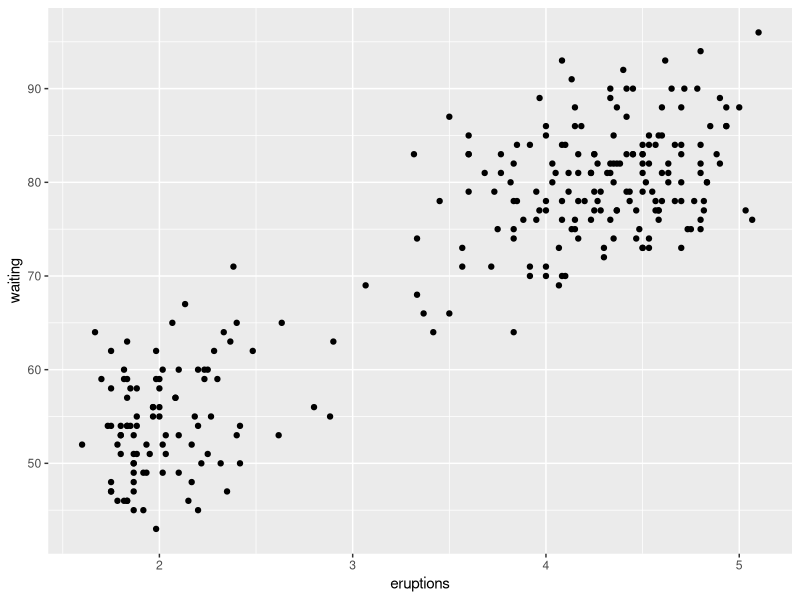
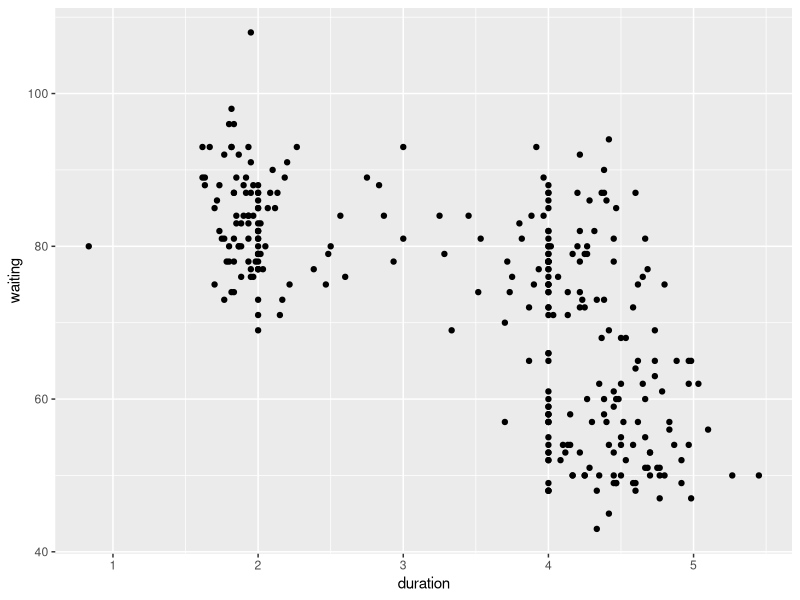
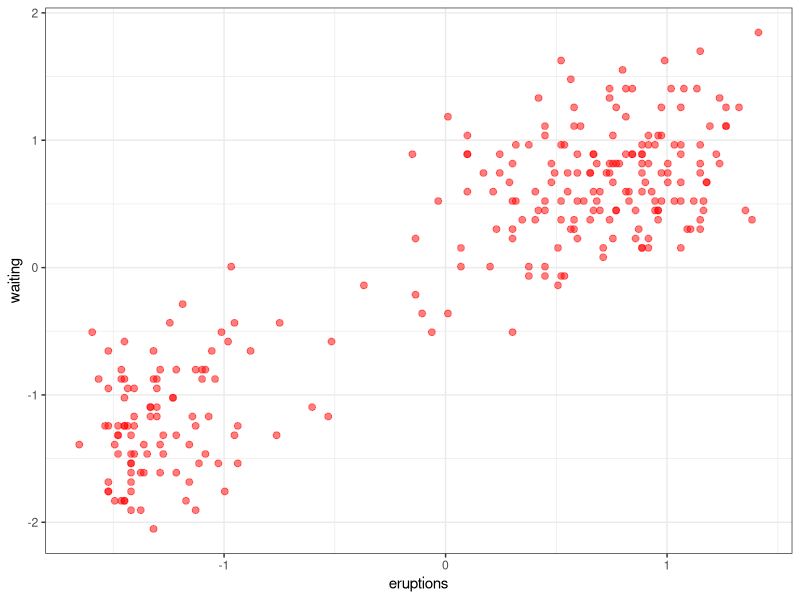
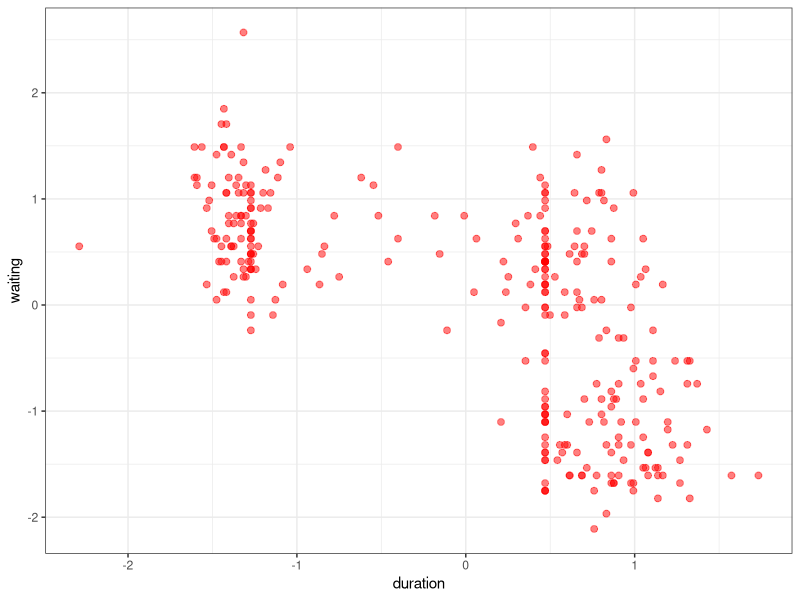
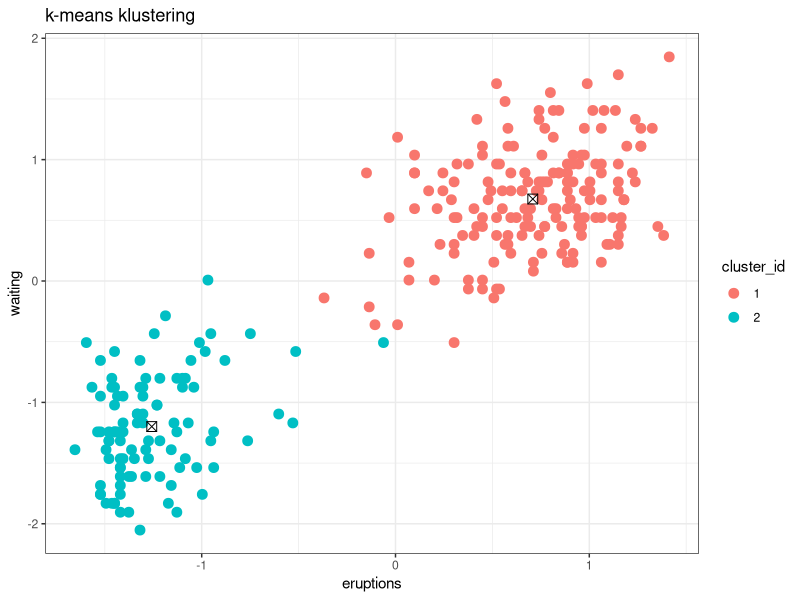
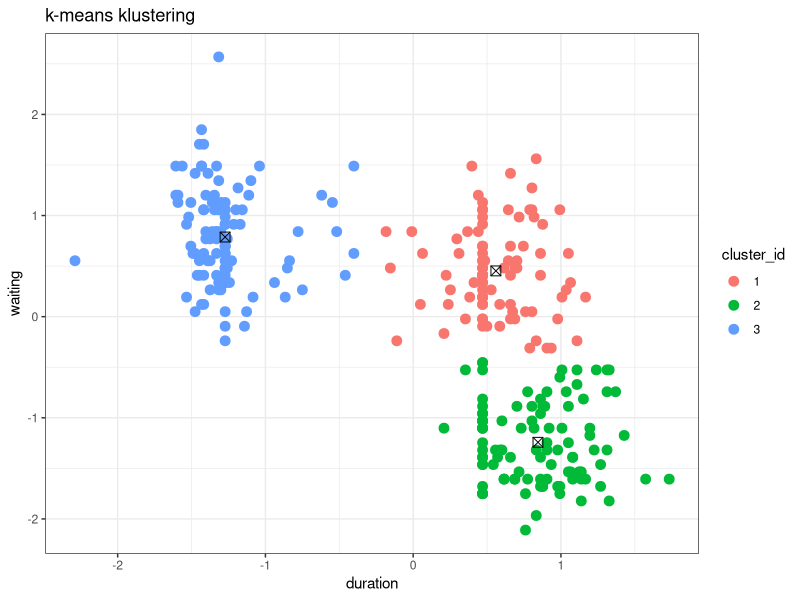
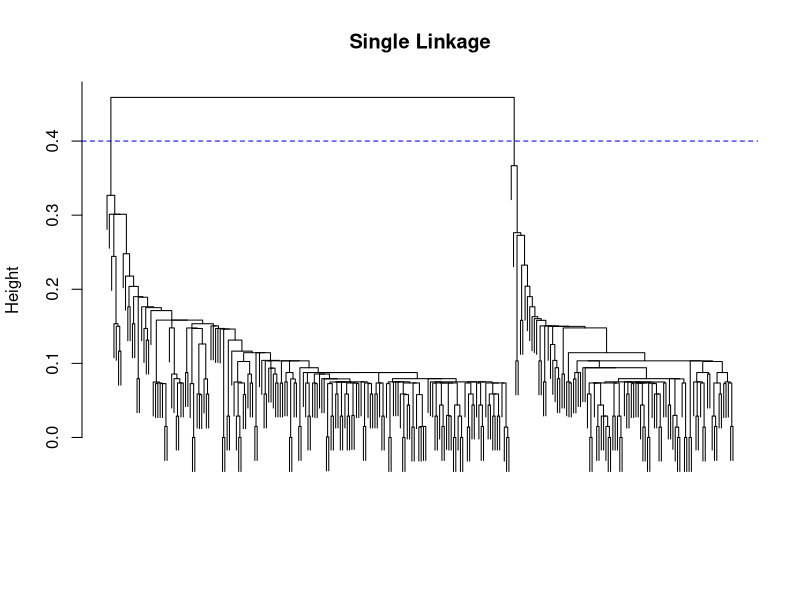
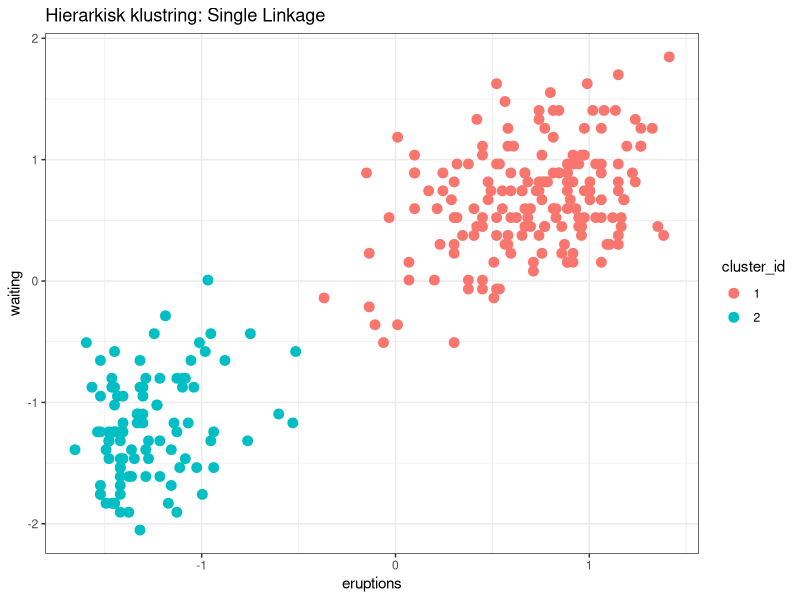

Here is the R script that generated these plots, in order:
#-------------------------------------------------------------------------------
#-------------------------------------------------------------------------------
# Testar att klustring på två olika dataset: faithful och geyser
#-------------------------------------------------------------------------------
#-------------------------------------------------------------------------------

# rensar i den globala miljön:
rm(list=ls())

#-------------------------------------------------------------------------------
# Data 1: faithful
#-------------------------------------------------------------------------------
library(ggplot2)
?faithful
ggplot(data = faithful) + 
  geom_point(mapping = aes(x = eruptions, y = waiting))

#-------------------------------------------------------------------------------
# Data 2: geyser
#-------------------------------------------------------------------------------
library(MASS)
?geyser
ggplot(data = geyser) + 
  geom_point(mapping = aes(x = duration, y = waiting))



#-------------------------------------------------------------------------------
# Bearbetning 
#-------------------------------------------------------------------------------


D1<-as.data.frame(scale(faithful)[,])
head(D1)
# standarisera och plotta
ggplot(data = D1,aes(x=eruptions,y=waiting))+geom_point(alpha=0.5,col="red",size=2)+theme_bw()

apply(D1,2,sd)
apply(D1,2,mean)


D2<-as.data.frame(scale(geyser)[,])
head(D2)
# standarisera och plotta
ggplot(data = D2,aes(x=duration,y=waiting))+geom_point(alpha=0.5,col="red",size=2)+theme_bw()

apply(D2,2,sd)
apply(D2,2,mean)

#-------------------------------------------------------------------------------
# k-means: faithful
#-------------------------------------------------------------------------------

# vi ser två naturliga kluster i data

set.seed(100)
K<-2 
# vi testar K=2 först, testa sen andra värden på K och se hur resultatet ändrar sig

# centers = ett heltal = K = antal kluster
# nstart = antal omstarter
clust_kmeans<-kmeans(D1, centers=K, nstart = 1,iter.max = 25)

tab1<-table(clust_kmeans$cluster)
tab1<-as.data.frame(tab1)
colnames(tab1)<-c("Kluster ID","Antal")
tab1$Andel<-round(tab1$Antal/nrow(D1),2)
knitr::kable(tab1)


cluster_id<-as.factor(clust_kmeans$cluster)
ggplot(data = D1,aes(x=eruptions,y=waiting))+geom_point(alpha=1,size=3,aes(col=cluster_id))+
  theme_bw()+ggtitle("k-means klustering")+ 
  geom_point(data=data.frame(clust_kmeans$centers),aes(x=eruptions,y=waiting),shape=7,size=3)
# skattade centroider:
clust_kmeans$centers


# testa
# sätt ingen fix seed
clust_kmeans<-kmeans(D1, centers=10, nstart = 1,iter.max = 25)
# plotta klustren likt ovan och kör om algortimen flera gånger och plotta varje gång
# är resultaten stabila? 



#-------------------------------------------------------------------------------
# k-means: geyser
#-------------------------------------------------------------------------------

set.seed(1001)
K<-3
clust_kmeans<-kmeans(D2, centers=K, nstart = 1,iter.max = 25)

tab1<-table(clust_kmeans$cluster)
tab1<-as.data.frame(tab1)
colnames(tab1)<-c("Kluster ID","Antal")
tab1$Andel<-round(tab1$Antal/nrow(D1),2)
knitr::kable(tab1)


cluster_id<-as.factor(clust_kmeans$cluster)
ggplot(data = D2,aes(x=duration,y=waiting))+geom_point(alpha=1,size=3,aes(col=cluster_id))+
  theme_bw()+ggtitle("k-means klustering")+ 
  geom_point(data=data.frame(clust_kmeans$centers),aes(x=duration,y=waiting),shape=7,size=3)









#-------------------------------------------------------------------------------
# Hierarkisk klustring: faithful
#-------------------------------------------------------------------------------

# vi måste välja länkningsmetod

#-------------------------------------------------------------------------------
# single linkage

hc.single <- hclust(dist(D1), method = "single")

plot(hc.single, main = "Single Linkage",
     xlab = "", sub = "", cex = .9,labels = FALSE)
cut_val_single <- 0.4
abline(h=cut_val_single,lty="dashed",col="blue") 
# vi drar en linje där vi tycker att det är bra att dela upp dendrogrammet 
# i en klusteruppdelning


hclust_single<-cutree(hc.single, k = 2)
tab2<-table(hclust_single)
tab2<-as.data.frame(tab2)
colnames(tab2)<-c("Kluster ID","Antal")
tab2$Andel<-round(tab2$Antal/nrow(D1),2)

knitr::kable(tab2)
head(faithful)
cluster_id<-as.factor(hclust_single)

ggplot(data = D1,aes(x=eruptions,y=waiting))+geom_point(alpha=1,size=3,aes(col=cluster_id))+
  theme_bw()+ggtitle("Hierarkisk klustring: Single Linkage")



#-------------------------------------------------------------------------------
# complete linkage

hc.complete <- hclust(dist(D1), method = "complete")

plot(hc.complete, main = "Complete Linkage",
     xlab = "", sub = "", cex = .9,labels = FALSE)
cut_val_complete <- 4
abline(h=cut_val_complete,lty="dashed",col="blue") 
# vi drar en linje där vi tycker att det är bra att dela upp dendrogrammet 
# i en klusteruppdelning


# k = ger antal kluster i en uppdelning, testa att ange olika värden 
hclust_complete<-cutree(hc.complete, k = 2)
tab2<-table(hclust_complete)
tab2<-as.data.frame(tab2)
colnames(tab2)<-c("Kluster ID","Antal")
tab2$Andel<-round(tab2$Antal/nrow(D1),2)

knitr::kable(tab2)
#head(faithful)
cluster_id<-as.factor(hclust_complete)

ggplot(data = D1,aes(x=eruptions,y=waiting))+geom_point(alpha=1,size=3,aes(col=cluster_id))+
  theme_bw()+ggtitle("Hierarkisk klustring: Complete Linkage")



#-------------------------------------------------------------------------------
# wards linkage

hc.ward <- hclust(dist(D1), method = "ward")

plot(hc.ward, main = "Wards Linkage",
     xlab = "", sub = "", cex = .9,labels = FALSE)
cut_val_ward <- 150
abline(h=cut_val_ward,lty="dashed",col="blue") 
# vi drar en linje där vi tycker att det är bra att dela upp dendrogrammet 
# i en klusteruppdelning


hclust_ward<-cutree(hc.ward, 2)
tab2<-table(hclust_ward)
tab2<-as.data.frame(tab2)
colnames(tab2)<-c("Kluster ID","Antal")
tab2$Andel<-round(tab2$Antal/nrow(D1),2)

knitr::kable(tab2)
#head(faithful)
cluster_id<-as.factor(hclust_ward)

ggplot(data = D1,aes(x=eruptions,y=waiting))+geom_point(alpha=1,size=3,aes(col=cluster_id))+
  theme_bw()+ggtitle("Hierarkisk klustring: Wards Linkage")




#-------------------------------------------------------------------------------
# Hierarkisk klustring: geyser
#-------------------------------------------------------------------------------

# vi måste välja länkningsmetod

#-------------------------------------------------------------------------------
# single linkage

hc.single <- hclust(dist(D2), method = "single")

plot(hc.single, main = "Single Linkage",
     xlab = "", sub = "", cex = .9,labels = FALSE)
# här är det inte lika uppenbart vad som är ett bra antal kluster
cut_val_single <- 0.5
abline(h=cut_val_single,lty="dashed",col="blue") 
# vi drar en linje där vi tycker att det är bra att dela upp dendrogrammet 
# i en klusteruppdelning

# notera: cut_val_single <- 0.5 ger inte direkt meningsfulla kluster
# testa med några olika antal kluster nedan när ni plottar


hclust_single<-cutree(hc.single, 7) # testa med 3 och 7 kluster
tab2<-table(hclust_single)
tab2<-as.data.frame(tab2)
colnames(tab2)<-c("Kluster ID","Antal")
tab2$Andel<-round(tab2$Antal/nrow(D2),2)

knitr::kable(tab2)
head(geyser)
cluster_id<-as.factor(hclust_single)

ggplot(data = D2,aes(x=duration,y=waiting))+geom_point(alpha=1,size=3,aes(col=cluster_id))+
  theme_bw()+ggtitle("Hierarkisk klustring: Single Linkage")



#-------------------------------------------------------------------------------
# complete linkage

hc.complete <- hclust(dist(D2), method = "complete")

plot(hc.complete, main = "Complete Linkage",
     xlab = "", sub = "", cex = .9,labels = FALSE)
cut_val_complete <- 4.3
abline(h=cut_val_complete,lty="dashed",col="blue") 
# vi drar en linje där vi tycker att det är bra att dela upp dendrogrammet 
# i en klusteruppdelning


# k = ger antal kluster i en uppdelning, testa att ange olika värden 
hclust_complete<-cutree(hc.complete, k = 2) # testa med k = 2,3,4
tab2<-table(hclust_complete)
tab2<-as.data.frame(tab2)
colnames(tab2)<-c("Kluster ID","Antal")
tab2$Andel<-round(tab2$Antal/nrow(D2),2)

knitr::kable(tab2)
head(geyser)
cluster_id<-as.factor(hclust_complete)

ggplot(data = D2,aes(x=duration,y=waiting))+geom_point(alpha=1,size=3,aes(col=cluster_id))+
  theme_bw()+ggtitle("Hierarkisk klustring: Complete Linkage")



#-------------------------------------------------------------------------------
# wards linkage

hc.ward <- hclust(dist(D2), method = "ward")

plot(hc.ward, main = "Wards Linkage",
     xlab = "", sub = "", cex = .9,labels = FALSE)
cut_val_ward <- 150
abline(h=cut_val_ward,lty="dashed",col="blue") 
# vi drar en linje där vi tycker att det är bra att dela upp dendrogrammet 
# i en klusteruppdelning


hclust_ward<-cutree(hc.ward,k = 2) # testa med k = 2,3
tab2<-table(hclust_ward)
tab2<-as.data.frame(tab2)
colnames(tab2)<-c("Kluster ID","Antal")
tab2$Andel<-round(tab2$Antal/nrow(D2),2)

knitr::kable(tab2)
#head(faithful)
cluster_id<-as.factor(hclust_ward)

ggplot(data = D2,aes(x=duration,y=waiting))+geom_point(alpha=1,size=3,aes(col=cluster_id))+
  theme_bw()+ggtitle("Hierarkisk klustring: Wards Linkage")
  



